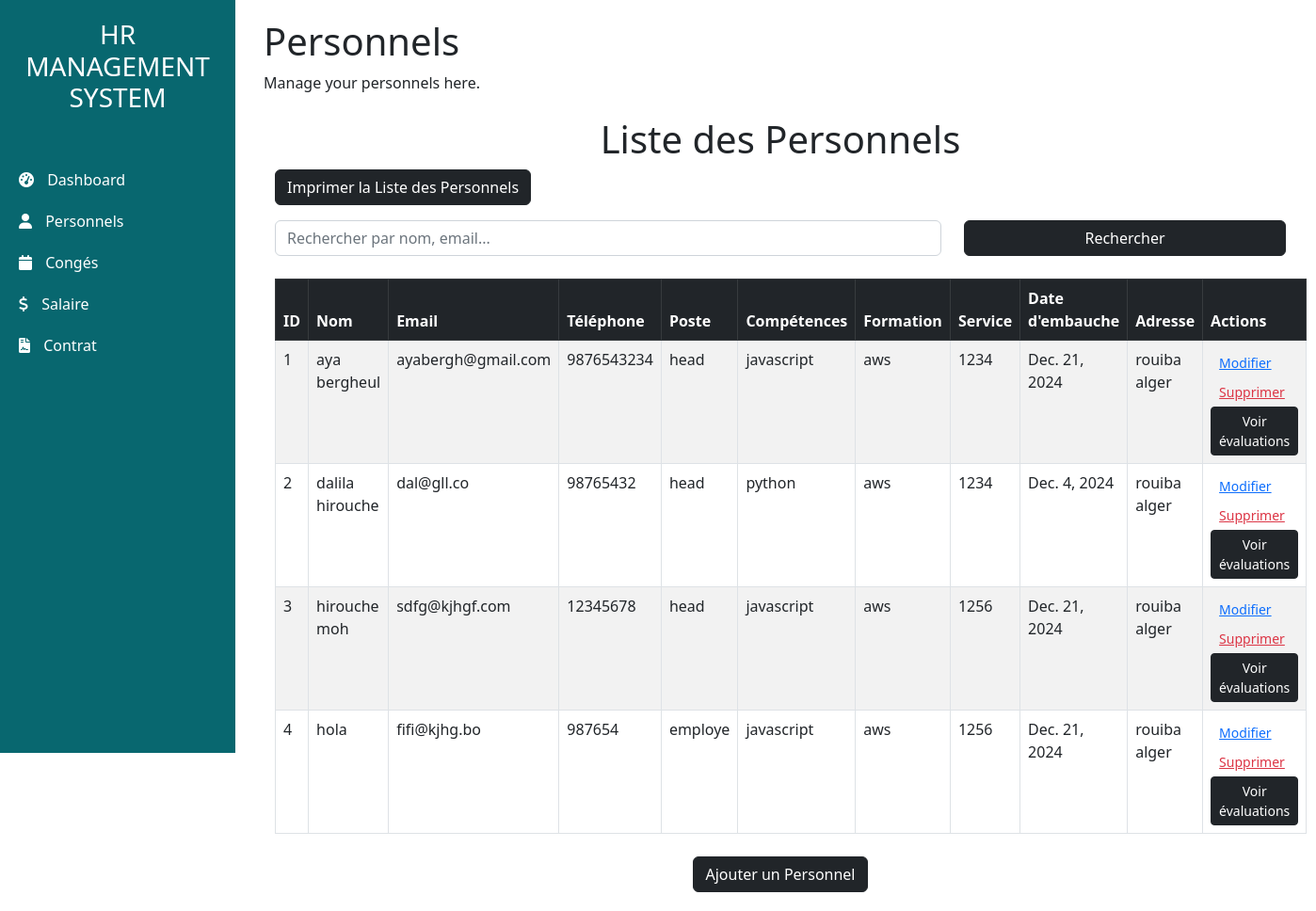
Screenshot of /personnels/ with the database file from the repository.
### app/models.py (models this page shows, shortened)
class Personnel(models.Model):
    name= models.CharField(max_length=50)
    Email= models.EmailField(max_length=254)
    Phone= models.IntegerField()
    Position= models.CharField(max_length=40)
    skills= models.CharField(max_length=254)
    training= models.CharField(max_length=254)
    IdService = models.ForeignKey(Service,on_delete=models.CASCADE)
    hireDate= models.DateField()
    Adresse= models.CharField(max_length=254)
    jours_restants = models.IntegerField(default=0)

class Service(models.Model):
    IdServic= models.CharField(max_length=50)
    nameservice= models.CharField(max_length=50)
    def __str__(self):
        return self.IdServic

### app/views.py (the view)
# urls.py: path('personnels/', views.personnels, name='personnels'),  # Personnels view
def personnels(request):
    query = request.GET.get('q', '')  # Get the query from the GET request, default to empty string if not provided
    if query:
        personnels = Personnel.objects.filter(name__icontains=query)  # Filter by name, can be expanded to other fields
    else:
        personnels = Personnel.objects.all()
    return render(request, 'employee/personnels.html', {'personnels': personnels})

### app/templates/employee/personnels.html (shortened to what this page needs)
<!DOCTYPE html>
<html lang="en">
<head>
    <link href="https://cdn.jsdelivr.net/npm/bootstrap@5.3.0/dist/css/bootstrap.min.css" rel="stylesheet">
</head>
<body>
 {% extends "base.html" %}
{% block content %}
<h1>Personnels</h1>
<p>Manage your personnels here.</p>
<div class="container mt-4">
    <h1 class="text-center">Liste des Personnels</h1>
     <button onclick="printTable()" class="btn btn-dark mb-3">Imprimer la Liste des Personnels</button>
    <form method="GET" class="mb-4">
        <div class="row">
            <div class="col-md-8">
                <input type="text" name="q" class="form-control" placeholder="Rechercher par nom, email..." value="{{ request.GET.q }}">
            </div>
            <div class="col-md-4">
                <button type="submit" class="btn btn-dark w-100">Rechercher</button>
            </div>
        </div>
    </form>
<div id="printableArea" >
    <table class="table table-bordered table-striped mt-4">
        <thead class="table-dark">
            <tr>
                <th>ID</th>
                <th>Nom</th>
                <th>Email</th>
                <th>Téléphone</th>
                <th>Poste</th>
                <th>Compétences</th>
                <th>Formation</th>
                <th>Service</th>
                <th>Date d'embauche</th>
                <th>Adresse</th>
                <th>Actions</th>
            </tr>
        </thead>
        <tbody>
            {% for employe in personnels %}
            <tr>
                <td>{{ employe.id }}</td>
                <td>{{ employe.name }}</td>
                <td>{{ employe.Email }}</td>
                <td>{{ employe.Phone }}</td>
                <td>{{ employe.Position }}</td>
                <td>{{ employe.skills }}</td>
                <td>{{ employe.training }}</td>
                <td>{{ employe.IdService }}</td>
                <td>{{ employe.hireDate }}</td>
                <td>{{ employe.Adresse }}</td>
                <td>
                    <a href="{% url 'update_personnel' employe.id %}" class="btn text-primary btn-sm text-decoration-underline">Modifier</a>
                    <a href="{% url 'delete_personnel' employe.id %}" class="btn text-danger btn-sm text-decoration-underline">Supprimer</a>
                    <a href="{% url 'evaluations' employe.id %}" class="btn btn-dark btn-sm">Voir évaluations</a>
                </td>
            </tr>
            {% empty %}
            <tr>
                <td colspan="11" class="text-center">Aucun employé trouvé.</td>
            </tr>
            {% endfor %}
        </tbody>
    </table>
</div>
    <div class="text-center mt-4">
        <a href="{% url 'add_personnel' %}" class="btn btn-dark">Ajouter un Personnel</a>
    </div>
</div>
{% endblock %}

### rows the page displays
Personnel: id "1", name "aya bergheul", Email "ayabergh@gmail.com", Phone "9876543234", Position "head", skills "javascript", training "aws", IdService "1234", hireDate "Dec. 21, 2024", Adresse "rouiba alger"
Personnel: id "2", name "dalila hirouche", Email "dal@gll.co", Phone "98765432", Position "head", skills "python", training "aws", IdService "1234", hireDate "Dec. 4, 2024", Adresse "rouiba alger"
Personnel: id "3", name "hirouche moh", Email "sdfg@kjhgf.com", Phone "12345678", Position "head", skills "javascript", training "aws", IdService "1256", hireDate "Dec. 21, 2024", Adresse "rouiba alger"
Personnel: id "4", name "hola", Email "fifi@kjhg.bo", Phone "987654", Position "employe", skills "javascript", training "aws", IdService "1256", hireDate "Dec. 21, 2024", Adresse "rouiba alger"
